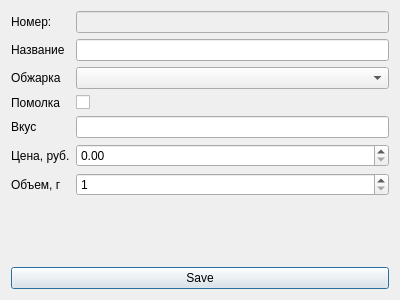
<?xml version="1.0" encoding="UTF-8"?>
<ui version="4.0">
 <class>Dialog</class>
 <widget class="QDialog" name="Dialog">
  <property name="geometry">
   <rect>
    <x>0</x>
    <y>0</y>
    <width>400</width>
    <height>300</height>
   </rect>
  </property>
  <property name="windowTitle">
   <string>Диалог</string>
  </property>
  <layout class="QVBoxLayout" name="verticalLayout">
   <item>
    <layout class="QFormLayout" name="formLayout">
     <item row="1" column="0">
      <widget class="QLabel" name="titleLabel">
       <property name="text">
        <string>Название</string>
       </property>
      </widget>
     </item>
     <item row="1" column="1">
      <widget class="QLineEdit" name="titleLineEdit"/>
     </item>
     <item row="2" column="0">
      <widget class="QLabel" name="roastLabel">
       <property name="text">
        <string>Обжарка</string>
       </property>
      </widget>
     </item>
     <item row="2" column="1">
      <widget class="QComboBox" name="roastComboBox"/>
     </item>
     <item row="3" column="0">
      <widget class="QLabel" name="groundLabel">
       <property name="text">
        <string>Помолка</string>
       </property>
      </widget>
     </item>
     <item row="3" column="1">
      <widget class="QCheckBox" name="groundCheckBox"/>
     </item>
     <item row="4" column="0">
      <widget class="QLabel" name="tasteLabel">
       <property name="text">
        <string>Вкус</string>
       </property>
      </widget>
     </item>
     <item row="4" column="1">
      <widget class="QLineEdit" name="tasteLineEdit"/>
     </item>
     <item row="5" column="0">
      <widget class="QLabel" name="priceLabel">
       <property name="text">
        <string>Цена, руб.</string>
       </property>
      </widget>
     </item>
     <item row="5" column="1">
      <widget class="QDoubleSpinBox" name="priceDoubleSpinBox">
       <property name="maximum">
        <double>200000000.000000000000000</double>
       </property>
      </widget>
     </item>
     <item row="6" column="0">
      <widget class="QLabel" name="volumeLabel">
       <property name="text">
        <string>Объем, г</string>
       </property>
      </widget>
     </item>
     <item row="6" column="1">
      <widget class="QSpinBox" name="volumeSpinBox">
       <property name="minimum">
        <number>1</number>
       </property>
       <property name="maximum">
        <number>1000000</number>
       </property>
      </widget>
     </item>
     <item row="0" column="0">
      <widget class="QLabel" name="idLabel">
       <property name="text">
        <string>Номер:</string>
       </property>
      </widget>
     </item>
     <item row="0" column="1">
      <widget class="QLineEdit" name="idLineEdit">
       <property name="enabled">
        <bool>false</bool>
       </property>
      </widget>
     </item>
    </layout>
   </item>
   <item>
    <widget class="QPushButton" name="pushButton">
     <property name="text">
      <string>Save</string>
     </property>
    </widget>
   </item>
  </layout>
 </widget>
 <resources/>
 <connections/>
</ui>
